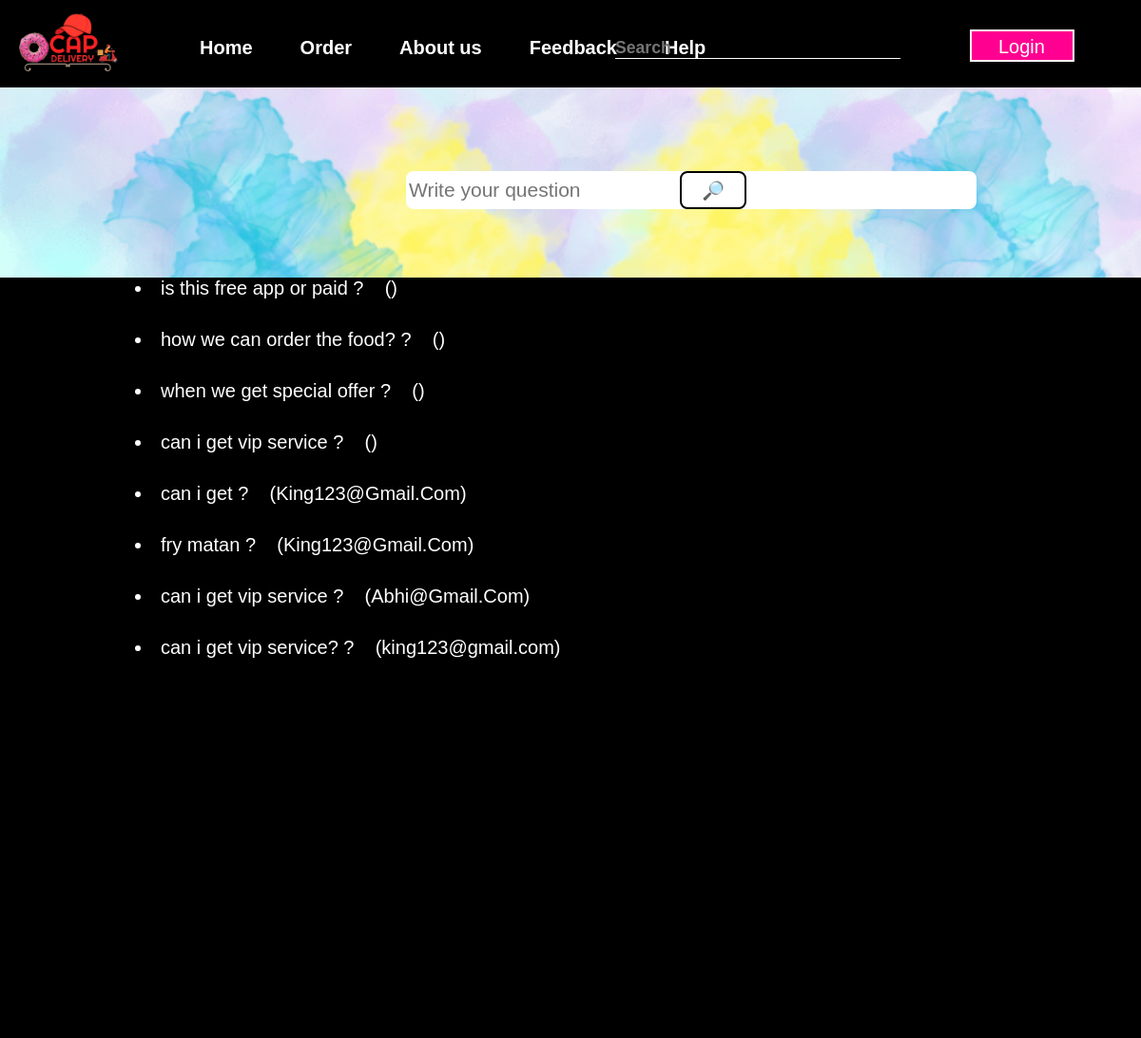
Page /help/help.php on the committed database.
### tables this page shows
CREATE TABLE `question` (
  `questions` text NOT NULL,
  `email` varchar(255) NOT NULL
);

### help/help.php (the view, shortened to what this page needs)
<!DOCTYPE html>
<html lang="en">
<head>
    <link rel="stylesheet" href="help.css">
</head>
<body>
<?php include "../navbar/navbar.php"?>
<div class="bg-search">
<form action="index.php" method="post">
  <input type="submit" id="form-sub" name= "submit" value="&#128270">
  </form>
  </div>
  <div class="all-question">
  <?php
$servername = "localhost";
$username = "root";
$password = "";
$dbname = "food_delivery";
$connection = new mysqli($servername, $username, $password, $dbname);
 $sql = "SELECT * FROM  `question` ";
 $result = mysqli_query($connection, $sql);
if($result == True){
 $num = mysqli_num_rows($result);
 if($num > 0){
  while($row = mysqli_fetch_assoc($result)){
    $name = $row['questions'];
    $email = $row['email']
    ?>
    <li><?php echo $name;   ?>&nbsp;?  &nbsp;&nbsp; (<?php echo $email;?>)</li>
    <?php
  }
 }
 else{
 }
}
?>
  </div>
</body>
</html>

### navbar/navbar.php
<header  class="top">
         <div class="logo">
            <a href="../slider for team/team_slider.html">
            <img src="../web_logo.png" alt="">
         </a>
         </div>
         <nav class="navbar">
         <ul>
            <li><a href="../landing/landing.php">Home</a></li>
            <li><a href="../order/order.php">Order</a></li>
            <li><a href="#header">About us</a></li>
            <li><a href="../feedback/feedback_page.php">Feedback</a></li>
            <li><a href="../help/help.php">Help</a></li>
         </ul>
        </nav >
         <div class="right-con">
            <a href="../search/search.php"> <input type="text" class="search-box" placeholder="search"></a>
            <a href="../user_login/login.html" class="login-box">Login</a>
         </div>
     </header>

### help/help.css (style rules this page uses)
* { padding: 0px; margin: 0px; box-sizing: border-box; }
body { background-color: rgba(239, 233, 233, 0.918); }
.bg-search { width: 100%; height: 200px; background: url("bg-search.png") ; display: flex; background-repeat: no-repeat; background-size: cover; }
form #form-sub { width: 70px; height: 40px; position: absolute; right: 415px; top: 180px; border-radius: 8px; border: 2px solid black; font-size: 19px; font-weight: bold; font-family: 'Segoe UI', Tahoma, Geneva, Verdana, sans-serif; background-color: white; color: black; }
.all-question { background-color: black; color: white; width: 100%; height: 100vh; font-size: 20px; }
li { margin: 0px 26px 31px 142px; }

### rows in the picture
question: questions "is this free app or paid"
question: questions "how we can order the food?"
question: questions "when we get special offer"
question: questions "can i get vip service"
question: questions "can i get", email "King123@Gmail.Com"
question: questions "fry matan", email "King123@Gmail.Com"
question: questions "can i get vip service", email "Abhi@Gmail.Com"
question: questions "can i get vip service?", email "king123@gmail.com"
